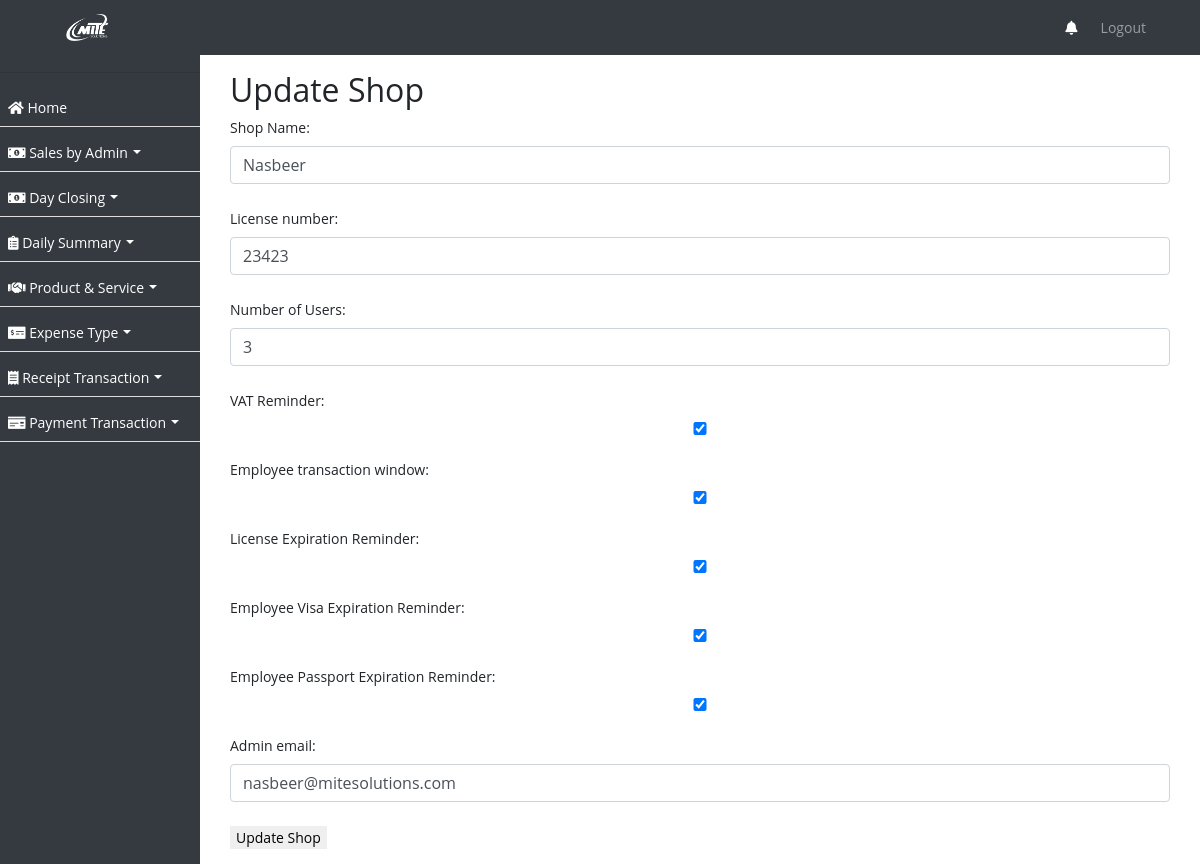
Page /shop/update/29/ on the committed database.
### ezshopapp/models.py (models this page shows, shortened)
class Shop(models.Model):
    name = models.CharField(max_length=255, verbose_name='Shop Name')
    license_number = models.CharField(max_length=50, unique=True)
    num_users = models.PositiveIntegerField(verbose_name='Number of Users')
    vat_remainder = models.BooleanField(default=True, verbose_name='VAT Reminder')
    employee_transaction_window = models.BooleanField(default=True)
    license_expiration_reminder = models.BooleanField(default=True, verbose_name='License Expiration Reminder')
    employee_visa_expiration_reminder = models.BooleanField(default=True, verbose_name='Employee Visa Expiration Reminder')
    employee_passport_expiration_reminder = models.BooleanField(default=True, verbose_name='Employee Passport Expiration Reminder')
    admin_email = models.EmailField(max_length=100, default='')
    created_on = models.DateTimeField(auto_now_add=True, null=True)

### ezshopapp/views.py (the view)
# urls.py: path('shop/update/<int:pk>/', ShopUpdateView.as_view(), name='update_shop'),
class ShopUpdateView(UpdateView):
    model = Shop
    form_class = ShopForm
    template_name = 'update_shop.html'
    success_url = reverse_lazy('shop_list')

### ezshopapp/forms.py
class ShopForm(forms.ModelForm):
    class Meta:
        model = Shop
        fields = '__all__'

### ezshopapp/templates/update_shop.html (shortened to what this page needs)
{% extends 'base.html' %}
{% block content %}
  <div class="container">
    <h2>Update Shop</h2>
    <form method="post" enctype="multipart/form-data">
      {{ form.as_p }}
      <button type="submit">Update Shop</button>
    </form>
  </div>
{% endblock %}

### ezshopapp/templates/base.html (style rules this page uses)
body, p, h1, h2, h3, h4, h5, h6, a, li, label, input, div, span, small { font-family: "Open Sans", sans-serif !important; }
button:focus, button { outline: none !important; border: none; }
body, p, a, li, li>a { font-size:14px !important; }
body { padding-top: 56px; background-color: #ffffff !important; }
input, select { width: 100%; padding: 0.375rem 0.75rem; margin-bottom: 0.5rem; font-size: 1rem; line-height: 1.5; color: #495057; background-color: #fff; background-clip: padding-box; border: 1px solid #ced4da; border-radius: 0.25rem; transition: border-color 0.15s ease-in-out, box-shadow 0.15s ease-in-out; }

### rows in the picture
Shop: name "Nasbeer", license_number "23423", num_users "3", vat_remainder "☑", employee_transaction_window "☑", license_expiration_reminder "☑", employee_visa_expiration_reminder "☑", employee_passport_expiration_reminder "☑", admin_email "nasbeer@mitesolutions.com"
